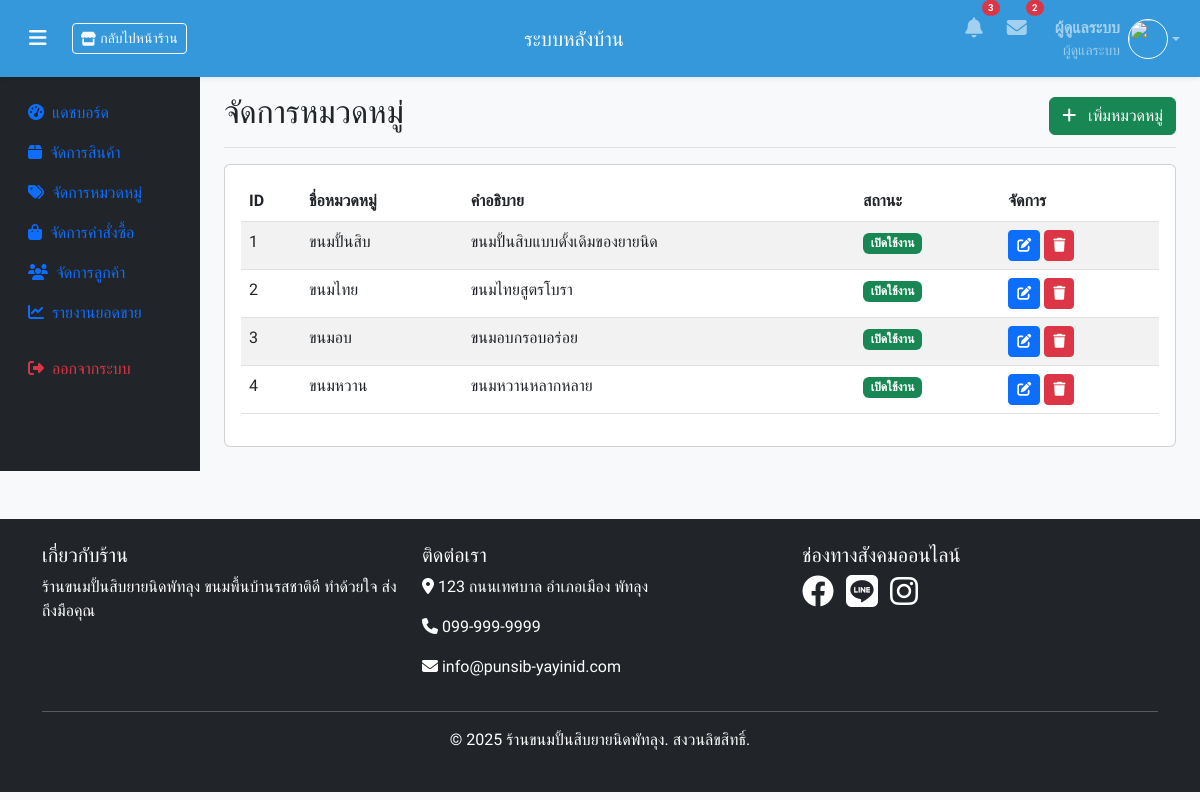
The page /admin/categories/list.php (signed in) on the database its author committed.
### tables this page shows
CREATE TABLE `categories` (
  `id` int(11) NOT NULL,
  `name` varchar(100) NOT NULL,
  `description` text DEFAULT NULL,
  `image` varchar(255) DEFAULT NULL,
  `status` tinyint(1) DEFAULT 1,
  `created_at` timestamp NULL DEFAULT current_timestamp(),
  `updated_at` timestamp NULL DEFAULT current_timestamp() ON UPDATE current_timestamp()
);

### admin/categories/list.php (the view, shortened to what this page needs)
<?php
require_once '../../config/db.php';
$stmt = $conn->query("SELECT * FROM categories ORDER BY created_at DESC");
$categories = $stmt->fetchAll(PDO::FETCH_ASSOC);
include '../../includes/admin-head.php';
include '../../includes/admin-navbar.php';
?>
<div class="container-fluid">
    <div class="row">
        <?php include '../../includes/admin-sidebar.php'; ?>
        <main class="col-md-9 ms-sm-auto col-lg-10 px-md-4">
            <div class="d-flex justify-content-between flex-wrap flex-md-nowrap align-items-center pt-3 pb-2 mb-3 border-bottom">
                <h1 class="h2">จัดการหมวดหมู่</h1>
                <div class="btn-toolbar mb-2 mb-md-0">
                    <a href="add.php" class="btn btn-success">
                        <i class="fas fa-plus me-2"></i> เพิ่มหมวดหมู่
                    </a>
                </div>
            </div>
            <div class="card mb-4">
                <div class="card-body">
                    <div class="table-responsive">
                        <table class="table table-striped table-hover" id="categoriesTable">
                            <thead>
                                <tr>
                                    <th>ID</th>
                                    <th>ชื่อหมวดหมู่</th>
                                    <th>คำอธิบาย</th>
                                    <th>สถานะ</th>
                                    <th>จัดการ</th>
                                </tr>
                            </thead>
                            <tbody>
                                <?php foreach ($categories as $category): ?>
                                <tr>
                                    <td><?= $category['id'] ?></td>
                                    <td><?= htmlspecialchars($category['name']) ?></td>
                                    <td><?= htmlspecialchars($category['description'] ?? '-') ?></td>
                                    <td>
                                        <span class="badge bg-<?= $category['status'] ? 'success' : 'danger' ?>">
                                            <?= $category['status'] ? 'เปิดใช้งาน' : 'ปิดใช้งาน' ?>
                                        </span>
                                    </td>
                                    <td>
                                        <a href="edit.php?id=<?= $category['id'] ?>" class="btn btn-sm btn-primary">
                                            <i class="fas fa-edit"></i>
                                        </a>
                                        <button class="btn btn-sm btn-danger delete-category" data-id="<?= $category['id'] ?>">
                                            <i class="fas fa-trash"></i>
                                        </button>
                                    </td>
                                </tr>
                                <?php endforeach; ?>
                            </tbody>
                        </table>
                    </div>
                </div>
            </div>
        </main>
    </div>
</div>
<?php
include '../../includes/footer.php';
?>

### includes/admin-head.php (shortened to what this page needs)
<!DOCTYPE html>
<html lang="th">
<head>
    <link rel="stylesheet" href="https://cdnjs.cloudflare.com/ajax/libs/font-awesome/6.4.0/css/all.min.css">
    <link href="https://cdn.jsdelivr.net/npm/bootstrap@5.3.0/dist/css/bootstrap.min.css" rel="stylesheet">
    <link rel="stylesheet" href="<?= BASE_URL ?>assets/css/admin-navbar.css">
    <link rel="stylesheet" type="text/css" href="https://cdn.datatables.net/1.11.5/css/jquery.dataTables.min.css">
    <link rel="stylesheet" type="text/css" href="https://cdn.datatables.net/responsive/2.2.9/css/responsive.dataTables.min.css">
    <link rel="stylesheet" type="text/css" href="https://cdn.datatables.net/buttons/2.2.2/css/buttons.dataTables.min.css">
</head>
<body id="page-top" class="sidebar-expanded">

### includes/admin-navbar.php (shortened to what this page needs)
<nav class="navbar navbar-expand-lg navbar-dark bg-gradient-primary shadow-sm py-2">
    <div class="container-fluid">
        <div class="d-flex align-items-center">
            <button id="sidebarToggle" class="btn btn-link text-white px-3">
                <i class="fas fa-bars fa-lg"></i>
            </button>
            <a href="<?= BASE_URL ?>" class="btn btn-outline-light btn-sm mx-2 d-none d-md-inline-flex align-items-center" target="_blank">
                <i class="fas fa-store me-1"></i>
                กลับไปหน้าร้าน
            </a>
        </div>
        <a class="navbar-brand d-flex align-items-center mx-2" href="<?= BASE_URL ?>admin/dashboard.php">
            <span class="font-weight-bold">ระบบหลังบ้าน</span>
        </a>
        <ul class="navbar-nav ml-auto">
            <li class="nav-item dropdown mx-1">
                <a class="nav-link position-relative" href="#" id="notificationsDropdown" role="button" data-toggle="dropdown" aria-haspopup="true" aria-expanded="false">
                    <i class="fas fa-bell fa-lg"></i>
                    <span class="position-absolute top-0 start-100 translate-middle badge rounded-pill bg-danger" style="font-size: 0.6rem;">
                        3
                    </span>
                </a>
            </li>
            <li class="nav-item dropdown mx-1">
                <a class="nav-link position-relative" href="#" id="messagesDropdown" role="button" data-toggle="dropdown" aria-haspopup="true" aria-expanded="false">
                    <i class="fas fa-envelope fa-lg"></i>
                    <span class="position-absolute top-0 start-100 translate-middle badge rounded-pill bg-danger" style="font-size: 0.6rem;">
                        2
                    </span>
                </a>
            </li>
            <li class="nav-item dropdown ms-2">
                <a class="nav-link dropdown-toggle d-flex align-items-center" href="#" id="userDropdown" role="button" data-toggle="dropdown" aria-haspopup="true" aria-expanded="false">
                    <div class="d-none d-lg-inline me-2 text-end">
                        <div class="fw-bold"><?= htmlspecialchars($_SESSION['user_name']) ?></div>
                        <div class="small text-white-50">ผู้ดูแลระบบ</div>
                    </div>
                    <img class="img-profile rounded-circle border border-white" src="<?= BASE_URL ?>assets/images/admin-avatar.jpg" width="40" height="40">
                </a>
            </li>
        </ul>
    </div>
</nav>

### includes/admin-sidebar.php (shortened to what this page needs)
<nav id="sidebar" class="col-md-3 col-lg-2 d-md-block bg-dark sidebar collapse">
    <div class="position-sticky pt-3">
        <ul class="nav flex-column">
            <li class="nav-item">
                <a class="nav-link active" href="<?php echo ADMIN_URL; ?>dashboard.php">
                    <i class="fas fa-tachometer-alt me-2"></i>แดชบอร์ด
                </a>
            </li>
            <li class="nav-item">
                <a class="nav-link" href="<?php echo ADMIN_URL; ?>products/list.php">
                    <i class="fas fa-box me-2"></i>จัดการสินค้า
                </a>
            </li>
            <li class="nav-item">
                <a class="nav-link" href="<?php echo ADMIN_URL; ?>categories/list.php">
                    <i class="fas fa-tags me-2"></i>จัดการหมวดหมู่
                </a>
            </li>
            <li class="nav-item">
                <a class="nav-link" href="<?php echo ADMIN_URL; ?>orders/list.php">
                    <i class="fas fa-shopping-bag me-2"></i>จัดการคำสั่งซื้อ
                </a>
            </li>
            <li class="nav-item">
                <a class="nav-link" href="<?php echo ADMIN_URL; ?>customers/list.php">
                    <i class="fas fa-users me-2"></i>จัดการลูกค้า
                </a>
            </li>
            <li class="nav-item">
                <a class="nav-link" href="<?php echo ADMIN_URL; ?>revenue/report.php">
                    <i class="fas fa-chart-line me-2"></i>รายงานยอดขาย
                </a>
            </li>
            <li class="nav-item mt-3">
                <a class="nav-link text-danger" href="<?php echo ADMIN_URL; ?>../logout.php">
                    <i class="fas fa-sign-out-alt me-2"></i>ออกจากระบบ
                </a>
            </li>
        </ul>
    </div>
</nav>

### includes/footer.php (shortened to what this page needs)
<footer class="bg-dark text-white py-4 mt-5">
    <div class="container">
        <div class="row">
            <div class="col-md-4">
                <h5>เกี่ยวกับร้าน</h5>
                <p>ร้านขนมปั้นสิบยายนิดพัทลุง ขนมพื้นบ้านรสชาติดี ทำด้วยใจ ส่งถึงมือคุณ</p>
            </div>
            <div class="col-md-4">
                <h5>ติดต่อเรา</h5>
                <p><i class="fas fa-map-marker-alt"></i> 123 ถนนเทศบาล อำเภอเมือง พัทลุง</p>
                <p><i class="fas fa-phone"></i> 099-999-9999</p>
                <p><i class="fas fa-envelope"></i> info@punsib-yayinid.com</p>
            </div>
            <div class="col-md-4">
                <h5>ช่องทางสังคมออนไลน์</h5>
                <a href="#" class="text-white me-2"><i class="fab fa-facebook fa-2x"></i></a>
                <a href="#" class="text-white me-2"><i class="fab fa-line fa-2x"></i></a>
                <a href="#" class="text-white me-2"><i class="fab fa-instagram fa-2x"></i></a>
            </div>
        </div>
        <hr>
        <div class="text-center">
            <p>&copy; <?php echo date('Y'); ?> ร้านขนมปั้นสิบยายนิดพัทลุง. สงวนลิขสิทธิ์.</p>
        </div>
    </div>
</footer>
</body>
</html>

### includes/admin-head.php (style rules this page uses)
body { font-family: 'Sarabun', sans-serif; background-color: #f8f9fa; }
.sidebar { background-color: #2c3e50; }
.navbar { background-color: #3498db !important; }

### rows shown on the page
categories: id "1", name "ขนมปั้นสิบ", description "ขนมปั้นสิบแบบดั้งเดิมของยายนิด", status "เปิดใช้งาน"
categories: id "2", name "ขนมไทย", description "ขนมไทยสูตรโบรา", status "เปิดใช้งาน"
categories: id "3", name "ขนมอบ", description "ขนมอบกรอบอร่อย", status "เปิดใช้งาน"
categories: id "4", name "ขนมหวาน", description "ขนมหวานหลากหลาย", status "เปิดใช้งาน"

### other values the page prints
$_SESSION['user_name'] "ผู้ดูแลระบบ"
